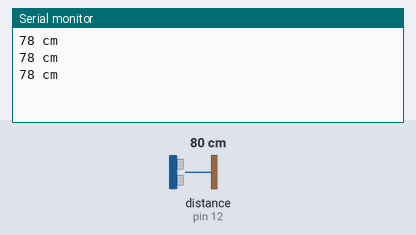
Recording of a sketch running on a simulated Arduino Uno, built with avr-gcc and run on an emulated ATmega328P. On the bench: the last lines printed to the serial monitor. Wiring (inferred from the names in the program): ultrasonic range finder: trigger pin 13; echo pin 12. The test bench sets the inputs (shaded band); at power-on: distance to the obstacle (sensor on pin 12) 80 cm. The echo pulse lasts 58.3 µs per cm.

Above: at 1.3 s.
1.4 s: distance to the obstacle (sensor on pin 12) set to 250 cm
At 2.0 s:
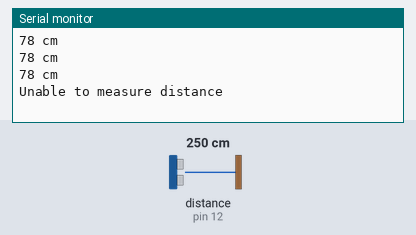
3.5 s: distance to the obstacle (sensor on pin 12) set to 4 cm
At 4.0 s:
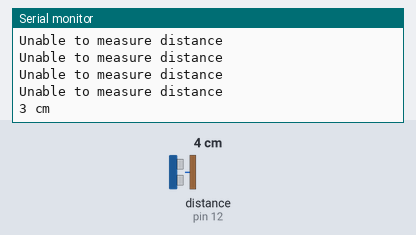

The sketch:

US_SAMPLE.ino
```cpp
#define trigPin 13
#define echoPin 12

void setup()
{
  Serial.begin (9600);

  pinMode(trigPin, OUTPUT);
  pinMode(echoPin, INPUT);
}

void loop()
{
//******************************************************//
  // Sample Code
  long duration, distance;
  // (1) : generate ultrasonic waveform
  digitalWrite(trigPin, LOW);
  delayMicroseconds(2);
  digitalWrite(trigPin, HIGH);
  delayMicroseconds(10);

  // (2) : Waveform length - the time from the launch
  //       of the ultrasound to the return
  digitalWrite(trigPin, LOW);
  // pulseIn(pin_number, pulse)
  // Read a pulse (HIGH or LOW) on the pin.
  // For example, if value is HIGH, first pulseIn() waits until the pin goes HIGH,
  // second starts a timer, finally waits for the pin to go low and stops the timer.
  //  - Parameter 1 [pin_number] : Pin Number
  //  - Parameter 2 [pulse]      : pulse (HIGH or LOW)
  duration = pulseIn(echoPin, HIGH);

  distance = duration * 17 / 1000;
  // Why write "distance = duration * 17 / 1000" code
  // Distance is time x speed.
  // The speed is 340mm per second at the speed of sound,
  // so the time * 340m is converted to 34,000cm in order to change in cm.
  // The duration that the time value is stored in is stored in microseconds,
  // so it divides 1,000,000 for conversion.
  // So the time x 34,000 / 1,000,000 comes out and the sum is the distance * 34 / 1,000.
  // However, it took two times to reach and return to the obstacle, so divide by two.
  // Then comes the formula of time x 17 / 1,000.

  if (distance >= 200 || distance <= 0)
  {
    Serial.println("Unable to measure distance");
  }
  else
  {
    Serial.print(distance);
    Serial.println(" cm");
  }
  delay(500);
}
```

Measured:
- after the input at 1.4 s, the serial monitor: prints a new line after 0.13 s (image 1)
- after the input at 3.5 s, the serial monitor: prints a new line after 0.08 s (image 2)
